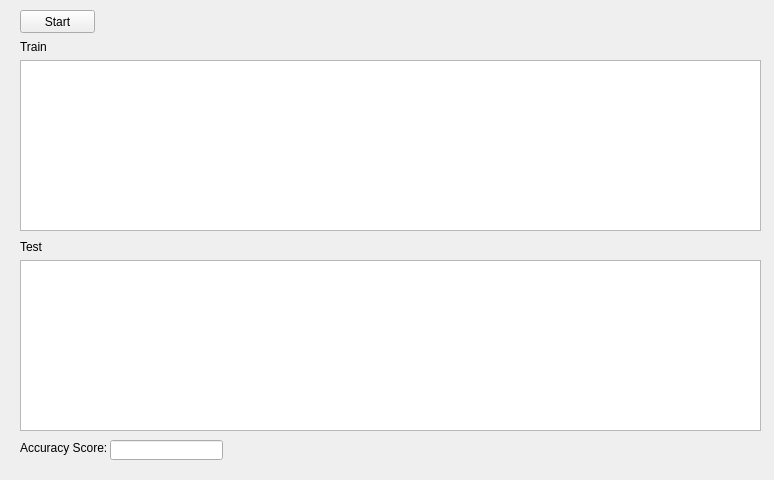
<?xml version="1.0" encoding="UTF-8"?>
<ui version="4.0">
 <class>MainWindow</class>
 <widget class="QMainWindow" name="MainWindow">
  <property name="geometry">
   <rect>
    <x>0</x>
    <y>0</y>
    <width>774</width>
    <height>480</height>
   </rect>
  </property>
  <property name="windowTitle">
   <string>MainWindow</string>
  </property>
  <widget class="QWidget" name="centralwidget">
   <widget class="QLabel" name="label">
    <property name="geometry">
     <rect>
      <x>20</x>
      <y>440</y>
      <width>91</width>
      <height>16</height>
     </rect>
    </property>
    <property name="text">
     <string>Accuracy Score:</string>
    </property>
   </widget>
   <widget class="QLineEdit" name="le_score">
    <property name="geometry">
     <rect>
      <x>110</x>
      <y>440</y>
      <width>113</width>
      <height>20</height>
     </rect>
    </property>
   </widget>
   <widget class="QLabel" name="label_2">
    <property name="geometry">
     <rect>
      <x>20</x>
      <y>40</y>
      <width>47</width>
      <height>13</height>
     </rect>
    </property>
    <property name="text">
     <string>Train</string>
    </property>
   </widget>
   <widget class="QLabel" name="label_3">
    <property name="geometry">
     <rect>
      <x>20</x>
      <y>240</y>
      <width>47</width>
      <height>13</height>
     </rect>
    </property>
    <property name="text">
     <string>Test</string>
    </property>
   </widget>
   <widget class="QPushButton" name="button_start">
    <property name="geometry">
     <rect>
      <x>20</x>
      <y>10</y>
      <width>75</width>
      <height>23</height>
     </rect>
    </property>
    <property name="text">
     <string>Start</string>
    </property>
   </widget>
   <widget class="QTextBrowser" name="tb_train">
    <property name="geometry">
     <rect>
      <x>20</x>
      <y>60</y>
      <width>741</width>
      <height>171</height>
     </rect>
    </property>
    <property name="font">
     <font>
      <family>Consolas</family>
      <pointsize>8</pointsize>
     </font>
    </property>
    <property name="lineWrapMode">
     <enum>QTextEdit::NoWrap</enum>
    </property>
   </widget>
   <widget class="QTextBrowser" name="tb_test">
    <property name="geometry">
     <rect>
      <x>20</x>
      <y>260</y>
      <width>741</width>
      <height>171</height>
     </rect>
    </property>
    <property name="font">
     <font>
      <family>Consolas</family>
      <pointsize>8</pointsize>
     </font>
    </property>
    <property name="lineWrapMode">
     <enum>QTextEdit::NoWrap</enum>
    </property>
   </widget>
  </widget>
 </widget>
 <resources/>
 <connections/>
</ui>
